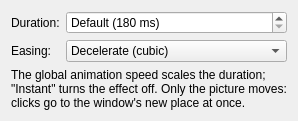
<?xml version="1.0" encoding="UTF-8"?>
<ui version="4.0">
 <class>PlastileMotionConfig</class>
 <widget class="QWidget" name="PlastileMotionConfig">
  <layout class="QFormLayout" name="formLayout">
   <item row="0" column="0">
    <widget class="QLabel" name="label_Duration">
     <property name="text">
      <string>Duration:</string>
     </property>
    </widget>
   </item>
   <item row="0" column="1">
    <widget class="QSpinBox" name="kcfg_Duration">
     <property name="specialValueText">
      <string>Default (180 ms)</string>
     </property>
     <property name="suffix">
      <string> milliseconds</string>
     </property>
     <property name="maximum">
      <number>2000</number>
     </property>
     <property name="singleStep">
      <number>10</number>
     </property>
    </widget>
   </item>
   <item row="1" column="0">
    <widget class="QLabel" name="label_Easing">
     <property name="text">
      <string>Easing:</string>
     </property>
    </widget>
   </item>
   <item row="1" column="1">
    <widget class="QComboBox" name="kcfg_Easing">
     <item>
      <property name="text">
       <string>Decelerate (cubic)</string>
      </property>
     </item>
     <item>
      <property name="text">
       <string>Decelerate (quartic)</string>
      </property>
     </item>
     <item>
      <property name="text">
       <string>Decelerate (quadratic)</string>
      </property>
     </item>
     <item>
      <property name="text">
       <string>Accelerate, then decelerate</string>
      </property>
     </item>
     <item>
      <property name="text">
       <string>Linear</string>
      </property>
     </item>
    </widget>
   </item>
   <item row="2" column="0" colspan="2">
    <widget class="QLabel" name="label_Note">
     <property name="text">
      <string>The global animation speed scales the duration; "Instant" turns the effect off. Only the picture moves: clicks go to the window's new place at once.</string>
     </property>
     <property name="wordWrap">
      <bool>true</bool>
     </property>
    </widget>
   </item>
  </layout>
 </widget>
 <resources/>
 <connections/>
</ui>
